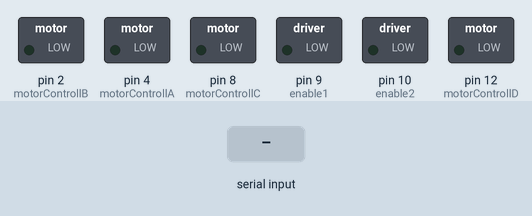
Bench run of a sketch on a simulated Arduino Uno, built with avr-gcc and run on an emulated ATmega328P. On the bench: switched loads named in the sketch (green lamp = pin HIGH). Dashed ring = blinking. The inputs (shaded band) are chosen by the test bench. What the sketch prints to the serial monitor is not drawn.

Above: at 1.2 s.
1.3 s: "1" received over Serial
At 11.42 s:
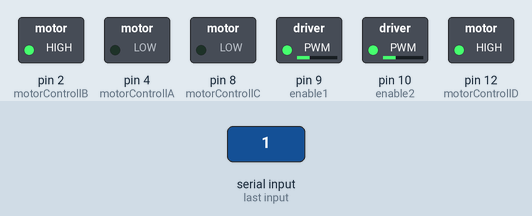
Timing chart, 0 to 13.0 s (numbered marks = the images above; inputs shaded):
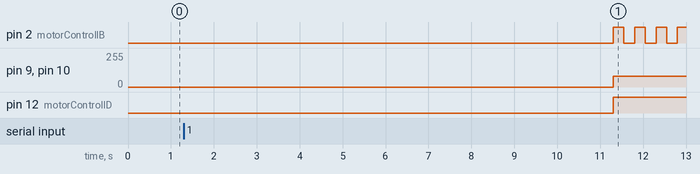

Measured:
- after the input at 1.3 s, pin 2 (motorControllB): alternates HIGH for 0.25 s and LOW for 0.25 s, starting after 10.0 s; pin 9 (enable1), pin 10 (enable2): 0/255 → 80/255 after 10.0 s; pin 12 (motorControllD): LOW → HIGH after 10.0 s

The sketch:

infinite-shape.ino
```cpp
int motorControllA = 4;

int motorControllB = 2;

int motorControllC = 8;

int motorControllD = 12;


//speed
int enable1=9;
int enable2=10;

int speedcar;

void setup() {
  // put your setup code here, to run once:
  Serial.begin(9600);

  pinMode(motorControllA, OUTPUT);
  pinMode(motorControllB, OUTPUT);
  pinMode(motorControllC, OUTPUT);
  pinMode(motorControllD, OUTPUT);

  //speed
pinMode (enable1 ,OUTPUT);
pinMode (enable2 ,OUTPUT);}


void loop() {
  // put your main code here, to run repeatedly:
if(Serial.available() > 0){

      char   data;
    data = Serial.read();
    Serial.write(Serial.read());


      Serial.println("DIRECTION IS " );
       Serial.println(data);
      delay(10000);


if(data='y'){  for(int g=1;g<30;g++){
                speedcar=80;
    digitalWrite(motorControllA, LOW);
        digitalWrite(motorControllB, HIGH);
         analogWrite(enable1, speedcar);


        digitalWrite(motorControllC, LOW);
        digitalWrite(motorControllD, HIGH);
        analogWrite(enable2, speedcar);
              delay(250);
                 speedcar=80;
        digitalWrite(motorControllA, LOW);
        digitalWrite(motorControllB, LOW);
         analogWrite(enable1, speedcar);


        digitalWrite(motorControllC, LOW);
        digitalWrite(motorControllD, HIGH);
         analogWrite(enable2, speedcar);

  delay(250);
}

for(int g=1;g<30;g++){
                speedcar=80;
    digitalWrite(motorControllA, LOW);
        digitalWrite(motorControllB, HIGH);
         analogWrite(enable1, speedcar);


        digitalWrite(motorControllC, LOW);
        digitalWrite(motorControllD, HIGH);
        analogWrite(enable2, speedcar);
              delay(225);
                 speedcar=80;
        digitalWrite(motorControllA, LOW);
        digitalWrite(motorControllB, HIGH);
         analogWrite(enable1, speedcar);


        digitalWrite(motorControllC, LOW);
        digitalWrite(motorControllD, LOW);
         analogWrite(enable2, speedcar);
           delay(225);

}}}}
```
